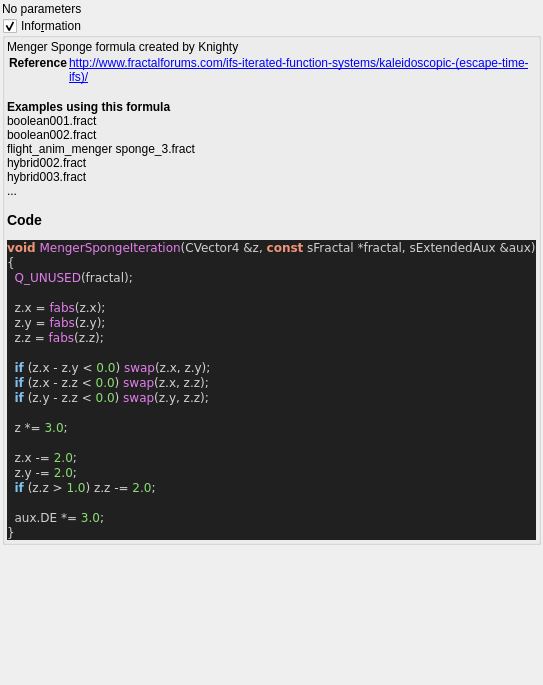
<?xml version="1.0" encoding="UTF-8"?>
<ui version="4.0">
 <class>menger_sponge</class>
 <widget class="QWidget" name="Form">
  <property name="geometry">
   <rect>
    <x>0</x>
    <y>0</y>
    <width>538</width>
    <height>685</height>
   </rect>
  </property>
  <property name="windowTitle">
   <string notr="true">menger_sponge</string>
  </property>
  <layout class="QVBoxLayout" name="verticalLayout">
   <property name="spacing">
    <number>2</number>
   </property>
   <property name="leftMargin">
    <number>2</number>
   </property>
   <property name="topMargin">
    <number>2</number>
   </property>
   <property name="rightMargin">
    <number>2</number>
   </property>
   <property name="bottomMargin">
    <number>2</number>
   </property>
   <item>
    <widget class="QLabel" name="label">
     <property name="text">
      <string>No parameters</string>
     </property>
    </widget>
   </item>
   <item>
    <widget class="MyGroupBox" name="groupCheck_info">
     <property name="title">
      <string>Info&amp;rmation</string>
     </property>
     <property name="flat">
      <bool>false</bool>
     </property>
     <property name="checkable">
      <bool>true</bool>
     </property>
     <layout class="QVBoxLayout" name="verticalLayout_2">
      <property name="spacing">
       <number>2</number>
      </property>
      <property name="leftMargin">
       <number>2</number>
      </property>
      <property name="topMargin">
       <number>2</number>
      </property>
      <property name="rightMargin">
       <number>2</number>
      </property>
      <property name="bottomMargin">
       <number>2</number>
      </property>
      <item>
       <widget class="QLabel" name="label_code_content">
        <property name="text">
         <string notr="true">&lt;p&gt;Menger Sponge formula created by Knighty&lt;/p&gt;&lt;table&gt;
&lt;tr&gt;&lt;th&gt;Reference&lt;/th&gt;&lt;td&gt;&lt;a href=&quot;http://www.fractalforums.com/ifs-iterated-function-systems/kaleidoscopic-(escape-time-ifs)/&quot;&gt;http://www.fractalforums.com/ifs-iterated-function-systems/kaleidoscopic-(escape-time-ifs)/&lt;br&gt;
&lt;/td&gt;&lt;/tr&gt;
&lt;/table&gt;
&lt;br&gt;&lt;b&gt;Examples using this formula&lt;/b&gt;&lt;br&gt;boolean001.fract&lt;br&gt;boolean002.fract&lt;br&gt;flight_anim_menger sponge_3.fract&lt;br&gt;hybrid002.fract&lt;br&gt;hybrid003.fract&lt;br&gt;...&lt;h3&gt;Code&lt;/h3&gt;
&lt;body style=&quot;background-color:#202020&quot;&gt;
&lt;pre style=&quot;color:#d0d0d0; background-color:#202020;  font-family:'Courier New',monospace;&quot;&gt;&lt;span style=&quot;color:#f09479; font-weight:bold&quot;&gt;void&lt;/span&gt; &lt;span style=&quot;color:#e47eed&quot;&gt;MengerSpongeIteration&lt;/span&gt;&lt;span style=&quot;color:#d0d0d0&quot;&gt;(&lt;/span&gt;CVector4 &lt;span style=&quot;color:#d0d0d0&quot;&gt;&amp;amp;&lt;/span&gt;z&lt;span style=&quot;color:#d0d0d0&quot;&gt;,&lt;/span&gt; &lt;span style=&quot;color:#f09479; font-weight:bold&quot;&gt;const&lt;/span&gt; sFractal &lt;span style=&quot;color:#d0d0d0&quot;&gt;*&lt;/span&gt;fractal&lt;span style=&quot;color:#d0d0d0&quot;&gt;,&lt;/span&gt; sExtendedAux &lt;span style=&quot;color:#d0d0d0&quot;&gt;&amp;amp;&lt;/span&gt;aux&lt;span style=&quot;color:#d0d0d0&quot;&gt;)&lt;/span&gt;
&lt;span style=&quot;color:#d0d0d0&quot;&gt;{&lt;/span&gt;
  &lt;span style=&quot;color:#e47eed&quot;&gt;Q_UNUSED&lt;/span&gt;&lt;span style=&quot;color:#d0d0d0&quot;&gt;(&lt;/span&gt;fractal&lt;span style=&quot;color:#d0d0d0&quot;&gt;);&lt;/span&gt;

  z&lt;span style=&quot;color:#d0d0d0&quot;&gt;.&lt;/span&gt;x &lt;span style=&quot;color:#d0d0d0&quot;&gt;=&lt;/span&gt; &lt;span style=&quot;color:#e47eed&quot;&gt;fabs&lt;/span&gt;&lt;span style=&quot;color:#d0d0d0&quot;&gt;(&lt;/span&gt;z&lt;span style=&quot;color:#d0d0d0&quot;&gt;.&lt;/span&gt;x&lt;span style=&quot;color:#d0d0d0&quot;&gt;);&lt;/span&gt;
  z&lt;span style=&quot;color:#d0d0d0&quot;&gt;.&lt;/span&gt;y &lt;span style=&quot;color:#d0d0d0&quot;&gt;=&lt;/span&gt; &lt;span style=&quot;color:#e47eed&quot;&gt;fabs&lt;/span&gt;&lt;span style=&quot;color:#d0d0d0&quot;&gt;(&lt;/span&gt;z&lt;span style=&quot;color:#d0d0d0&quot;&gt;.&lt;/span&gt;y&lt;span style=&quot;color:#d0d0d0&quot;&gt;);&lt;/span&gt;
  z&lt;span style=&quot;color:#d0d0d0&quot;&gt;.&lt;/span&gt;z &lt;span style=&quot;color:#d0d0d0&quot;&gt;=&lt;/span&gt; &lt;span style=&quot;color:#e47eed&quot;&gt;fabs&lt;/span&gt;&lt;span style=&quot;color:#d0d0d0&quot;&gt;(&lt;/span&gt;z&lt;span style=&quot;color:#d0d0d0&quot;&gt;.&lt;/span&gt;z&lt;span style=&quot;color:#d0d0d0&quot;&gt;);&lt;/span&gt;

  &lt;span style=&quot;color:#7ec0ee; font-weight:bold&quot;&gt;if&lt;/span&gt; &lt;span style=&quot;color:#d0d0d0&quot;&gt;(&lt;/span&gt;z&lt;span style=&quot;color:#d0d0d0&quot;&gt;.&lt;/span&gt;x &lt;span style=&quot;color:#d0d0d0&quot;&gt;-&lt;/span&gt; z&lt;span style=&quot;color:#d0d0d0&quot;&gt;.&lt;/span&gt;y &lt;span style=&quot;color:#d0d0d0&quot;&gt;&amp;lt;&lt;/span&gt; &lt;span style=&quot;color:#87df71&quot;&gt;0.0&lt;/span&gt;&lt;span style=&quot;color:#d0d0d0&quot;&gt;)&lt;/span&gt; &lt;span style=&quot;color:#e47eed&quot;&gt;swap&lt;/span&gt;&lt;span style=&quot;color:#d0d0d0&quot;&gt;(&lt;/span&gt;z&lt;span style=&quot;color:#d0d0d0&quot;&gt;.&lt;/span&gt;x&lt;span style=&quot;color:#d0d0d0&quot;&gt;,&lt;/span&gt; z&lt;span style=&quot;color:#d0d0d0&quot;&gt;.&lt;/span&gt;y&lt;span style=&quot;color:#d0d0d0&quot;&gt;);&lt;/span&gt;
  &lt;span style=&quot;color:#7ec0ee; font-weight:bold&quot;&gt;if&lt;/span&gt; &lt;span style=&quot;color:#d0d0d0&quot;&gt;(&lt;/span&gt;z&lt;span style=&quot;color:#d0d0d0&quot;&gt;.&lt;/span&gt;x &lt;span style=&quot;color:#d0d0d0&quot;&gt;-&lt;/span&gt; z&lt;span style=&quot;color:#d0d0d0&quot;&gt;.&lt;/span&gt;z &lt;span style=&quot;color:#d0d0d0&quot;&gt;&amp;lt;&lt;/span&gt; &lt;span style=&quot;color:#87df71&quot;&gt;0.0&lt;/span&gt;&lt;span style=&quot;color:#d0d0d0&quot;&gt;)&lt;/span&gt; &lt;span style=&quot;color:#e47eed&quot;&gt;swap&lt;/span&gt;&lt;span style=&quot;color:#d0d0d0&quot;&gt;(&lt;/span&gt;z&lt;span style=&quot;color:#d0d0d0&quot;&gt;.&lt;/span&gt;x&lt;span style=&quot;color:#d0d0d0&quot;&gt;,&lt;/span&gt; z&lt;span style=&quot;color:#d0d0d0&quot;&gt;.&lt;/span&gt;z&lt;span style=&quot;color:#d0d0d0&quot;&gt;);&lt;/span&gt;
  &lt;span style=&quot;color:#7ec0ee; font-weight:bold&quot;&gt;if&lt;/span&gt; &lt;span style=&quot;color:#d0d0d0&quot;&gt;(&lt;/span&gt;z&lt;span style=&quot;color:#d0d0d0&quot;&gt;.&lt;/span&gt;y &lt;span style=&quot;color:#d0d0d0&quot;&gt;-&lt;/span&gt; z&lt;span style=&quot;color:#d0d0d0&quot;&gt;.&lt;/span&gt;z &lt;span style=&quot;color:#d0d0d0&quot;&gt;&amp;lt;&lt;/span&gt; &lt;span style=&quot;color:#87df71&quot;&gt;0.0&lt;/span&gt;&lt;span style=&quot;color:#d0d0d0&quot;&gt;)&lt;/span&gt; &lt;span style=&quot;color:#e47eed&quot;&gt;swap&lt;/span&gt;&lt;span style=&quot;color:#d0d0d0&quot;&gt;(&lt;/span&gt;z&lt;span style=&quot;color:#d0d0d0&quot;&gt;.&lt;/span&gt;y&lt;span style=&quot;color:#d0d0d0&quot;&gt;,&lt;/span&gt; z&lt;span style=&quot;color:#d0d0d0&quot;&gt;.&lt;/span&gt;z&lt;span style=&quot;color:#d0d0d0&quot;&gt;);&lt;/span&gt;

  z &lt;span style=&quot;color:#d0d0d0&quot;&gt;*=&lt;/span&gt; &lt;span style=&quot;color:#87df71&quot;&gt;3.0&lt;/span&gt;&lt;span style=&quot;color:#d0d0d0&quot;&gt;;&lt;/span&gt;

  z&lt;span style=&quot;color:#d0d0d0&quot;&gt;.&lt;/span&gt;x &lt;span style=&quot;color:#d0d0d0&quot;&gt;-=&lt;/span&gt; &lt;span style=&quot;color:#87df71&quot;&gt;2.0&lt;/span&gt;&lt;span style=&quot;color:#d0d0d0&quot;&gt;;&lt;/span&gt;
  z&lt;span style=&quot;color:#d0d0d0&quot;&gt;.&lt;/span&gt;y &lt;span style=&quot;color:#d0d0d0&quot;&gt;-=&lt;/span&gt; &lt;span style=&quot;color:#87df71&quot;&gt;2.0&lt;/span&gt;&lt;span style=&quot;color:#d0d0d0&quot;&gt;;&lt;/span&gt;
  &lt;span style=&quot;color:#7ec0ee; font-weight:bold&quot;&gt;if&lt;/span&gt; &lt;span style=&quot;color:#d0d0d0&quot;&gt;(&lt;/span&gt;z&lt;span style=&quot;color:#d0d0d0&quot;&gt;.&lt;/span&gt;z &lt;span style=&quot;color:#d0d0d0&quot;&gt;&amp;gt;&lt;/span&gt; &lt;span style=&quot;color:#87df71&quot;&gt;1.0&lt;/span&gt;&lt;span style=&quot;color:#d0d0d0&quot;&gt;)&lt;/span&gt; z&lt;span style=&quot;color:#d0d0d0&quot;&gt;.&lt;/span&gt;z &lt;span style=&quot;color:#d0d0d0&quot;&gt;-=&lt;/span&gt; &lt;span style=&quot;color:#87df71&quot;&gt;2.0&lt;/span&gt;&lt;span style=&quot;color:#d0d0d0&quot;&gt;;&lt;/span&gt;

  aux&lt;span style=&quot;color:#d0d0d0&quot;&gt;.&lt;/span&gt;DE &lt;span style=&quot;color:#d0d0d0&quot;&gt;*=&lt;/span&gt; &lt;span style=&quot;color:#87df71&quot;&gt;3.0&lt;/span&gt;&lt;span style=&quot;color:#d0d0d0&quot;&gt;;&lt;/span&gt;
&lt;span style=&quot;color:#d0d0d0&quot;&gt;}&lt;/span&gt;
&lt;/pre&gt;
&lt;/body&gt;</string>
        </property>
        <property name="wordWrap">
         <bool>true</bool>
        </property>
        <property name="openExternalLinks">
         <bool>true</bool>
        </property>
        <property name="textInteractionFlags">
         <set>Qt::LinksAccessibleByMouse|Qt::TextSelectableByMouse</set>
        </property>
       </widget>
      </item>
     </layout>
    </widget>
   </item>
   <item>
    <spacer name="verticalSpacer">
     <property name="orientation">
      <enum>Qt::Vertical</enum>
     </property>
     <property name="sizeHint" stdset="0">
      <size>
       <width>20</width>
       <height>40</height>
      </size>
     </property>
    </spacer>
   </item>
  </layout>
 </widget>
 <customwidgets>
  <customwidget>
   <class>MyGroupBox</class>
   <extends>QGroupBox</extends>
   <header>my_group_box.h</header>
   <container>1</container>
  </customwidget>
 </customwidgets>
 <tabstops>
  <tabstop>groupCheck_info</tabstop>
 </tabstops>
 <resources/>
 <connections/>
</ui>
